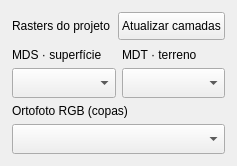
     <widget class="QFrame" name="rasterCard">
      <property name="role" stdset="0">
       <string>card</string>
      </property>
      <layout class="QVBoxLayout" name="rasterCardLayout">
       <property name="leftMargin">
        <number>12</number>
       </property>
       <property name="topMargin">
        <number>12</number>
       </property>
       <property name="rightMargin">
        <number>12</number>
       </property>
       <property name="bottomMargin">
        <number>12</number>
       </property>
       <property name="spacing">
        <number>8</number>
       </property>
       <item>
        <layout class="QHBoxLayout" name="rasterHeading" stretch="1,0">
         <property name="leftMargin">
          <number>0</number>
         </property>
         <property name="topMargin">
          <number>0</number>
         </property>
         <property name="rightMargin">
          <number>0</number>
         </property>
         <property name="bottomMargin">
          <number>0</number>
         </property>
         <property name="spacing">
          <number>8</number>
         </property>
         <item>
          <widget class="QLabel" name="rastersTitle">
           <property name="text">
            <string>Rasters do projeto</string>
           </property>
           <property name="role" stdset="0">
            <string>sectionTitle</string>
           </property>
           <property name="textFormat">
            <enum>Qt::PlainText</enum>
           </property>
          </widget>
         </item>
         <item>
          <widget class="QPushButton" name="refreshRasterButton">
           <property name="text">
            <string>Atualizar camadas</string>
           </property>
           <property name="role" stdset="0">
            <string>secondary</string>
           </property>
           <property name="cursor">
            <cursorShape>PointingHandCursor</cursorShape>
           </property>
           <property name="minimumSize">
            <size>
             <width>0</width>
             <height>34</height>
            </size>
           </property>
           <property name="maximumSize">
            <size>
             <width>160</width>
             <height>32</height>
            </size>
           </property>
           <property name="minimumSize">
            <size>
             <width>0</width>
             <height>28</height>
            </size>
           </property>
          </widget>
         </item>
        </layout>
       </item>
       <item>
        <layout class="QGridLayout" name="rasterGrid">
         <property name="leftMargin">
          <number>0</number>
         </property>
         <property name="topMargin">
          <number>0</number>
         </property>
         <property name="rightMargin">
          <number>0</number>
         </property>
         <property name="bottomMargin">
          <number>0</number>
         </property>
         <property name="spacing">
          <number>6</number>
         </property>
         <item row="0" column="0">
          <widget class="QLabel" name="mdsLabel">
           <property name="text">
            <string>MDS · superfície</string>
           </property>
           <property name="role" stdset="0">
            <string>fieldCaption</string>
           </property>
           <property name="textFormat">
            <enum>Qt::PlainText</enum>
           </property>
          </widget>
         </item>
         <item row="0" column="1">
          <widget class="QLabel" name="mdtLabel">
           <property name="text">
            <string>MDT · terreno</string>
           </property>
           <property name="role" stdset="0">
            <string>fieldCaption</string>
           </property>
           <property name="textFormat">
            <enum>Qt::PlainText</enum>
           </property>
          </widget>
         </item>
         <item row="1" column="0">
          <widget class="QComboBox" name="mdsComboBox">
           <property name="minimumSize">
            <size>
             <width>0</width>
             <height>30</height>
            </size>
           </property>
          </widget>
         </item>
         <item row="1" column="1">
          <widget class="QComboBox" name="mdtComboBox">
           <property name="minimumSize">
            <size>
             <width>0</width>
             <height>30</height>
            </size>
           </property>
          </widget>
         </item>
         <item row="2" column="0" colspan="2">
          <widget class="QLabel" name="orthoLabel">
           <property name="text">
            <string>Ortofoto RGB (copas)</string>
           </property>
           <property name="role" stdset="0">
            <string>fieldCaption</string>
           </property>
           <property name="textFormat">
            <enum>Qt::PlainText</enum>
           </property>
          </widget>
         </item>
         <item row="3" column="0" colspan="2">
          <widget class="QComboBox" name="orthoComboBox">
           <property name="minimumSize">
            <size>
             <width>0</width>
             <height>30</height>
            </size>
           </property>
          </widget>
         </item>
        </layout>
       </item>
      </layout>
     </widget>
